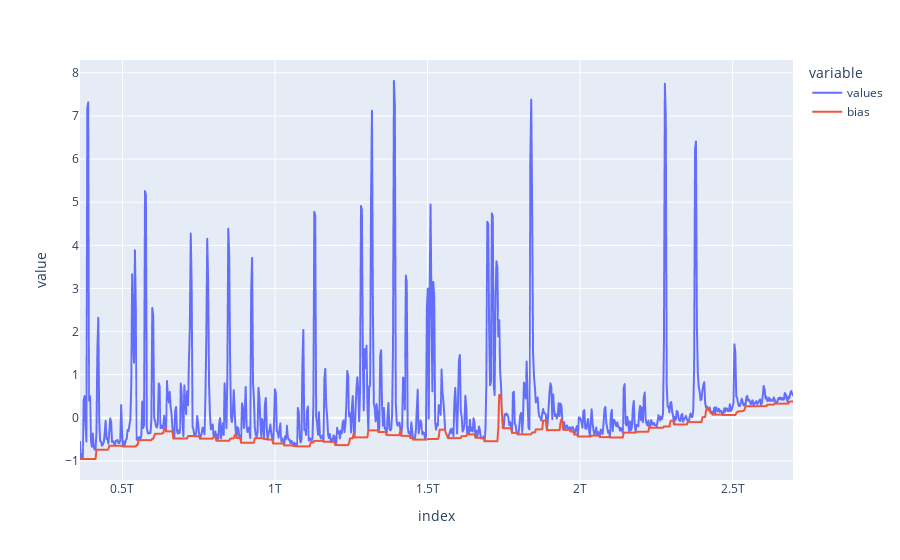

The code cell stored with this chart in its notebook:
### Markdown cell above
Dans un premier temps recherche du minimum de la courbe au cours du temps

### Code cell
LENGHT_ADDED = 45
bias = newdf['values'].rolling(15).min()
bias = pd.concat([pd.DataFrame([np.NaN] * LENGHT_ADDED), bias]) # pour compenser le padding du filtre à 0 et éliminer l'effet de bord
bias = pd.concat([bias, pd.DataFrame([np.NaN] * LENGHT_ADDED)])
bias = bias.fillna(method='ffill') # on retire les Nan en forward et backward (pour être sûr qu'il n'y en ai plus)
bias = bias.fillna(method='bfill')
newdf['bias'] = bias[LENGHT_ADDED : -LENGHT_ADDED] # affichage uniquement de la partie qui nous intéresse
newdf.plot()

### Figure 1 — Plotly figure (JSON) as saved in the notebook; plotly's stock layout.template omitted (floating-point values rounded to 4 significant figures; data arrays with more than 128 entries replaced by an {"elided": "..."} marker saying what was removed)
{"data": [{"hovertemplate": "variable=values<br>index=%{x}<br>value=%{y}<extra></extra>", "legendgroup": "values", "line": {"color": "#636efa", "dash": "solid"}, "mode": "lines", "name": "values", "showlegend": true, "type": "scattergl", "x": {"elided": "780 int values"}, "xaxis": "x", "y": {"elided": "780 float values"}, "yaxis": "y"}, {"hovertemplate": "variable=bias<br>index=%{x}<br>value=%{y}<extra></extra>", "legendgroup": "bias", "line": {"color": "#EF553B", "dash": "solid"}, "mode": "lines", "name": "bias", "showlegend": true, "type": "scattergl", "x": {"elided": "780 int values"}, "xaxis": "x", "y": {"elided": "780 float values"}, "yaxis": "y"}], "layout": {"legend": {"title": {"text": "variable"}, "tracegroupgap": 0}, "margin": {"t": 60}, "xaxis": {"anchor": "y", "domain": [0, 1], "title": {"text": "index"}}, "yaxis": {"anchor": "x", "domain": [0, 1], "title": {"text": "value"}}}}
